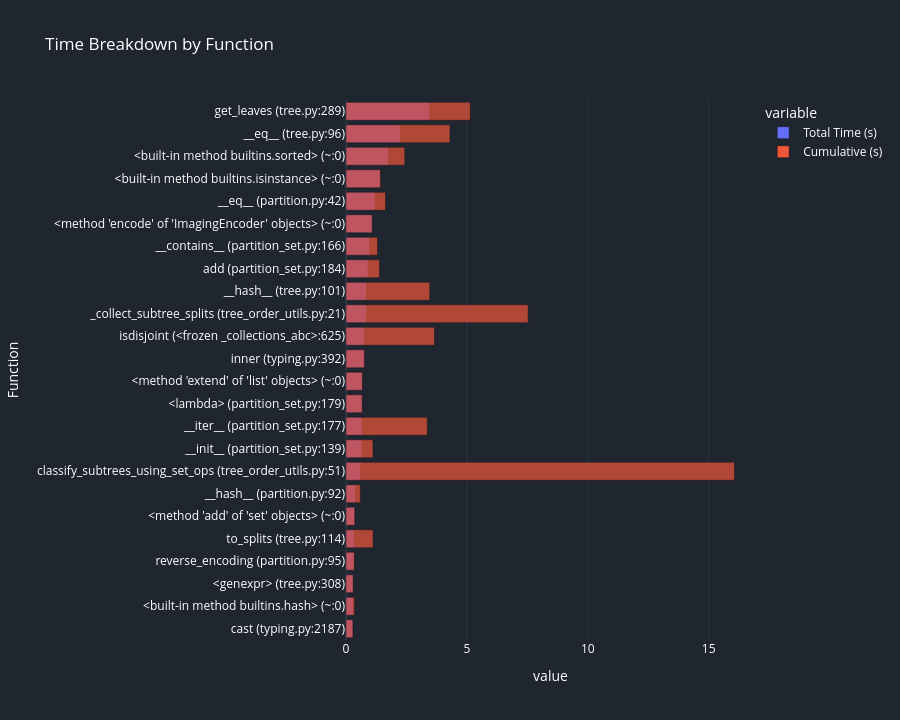
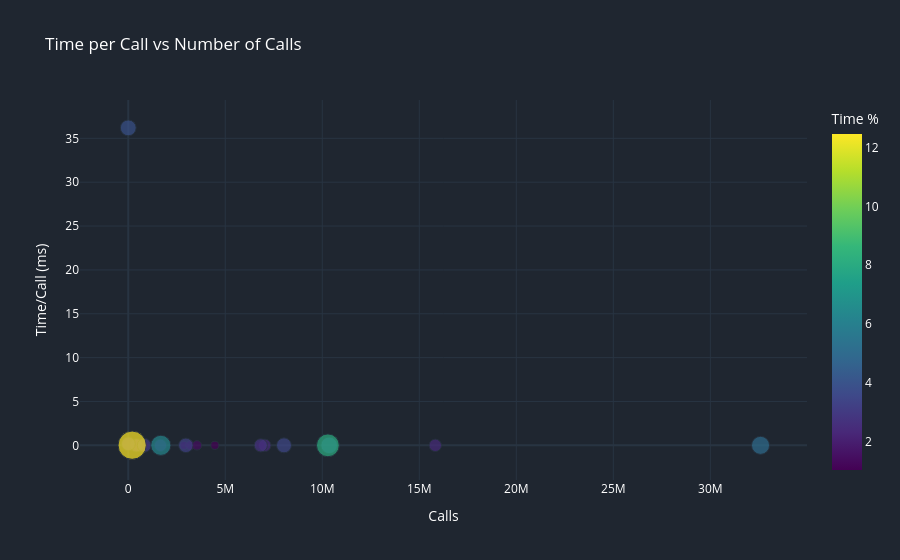
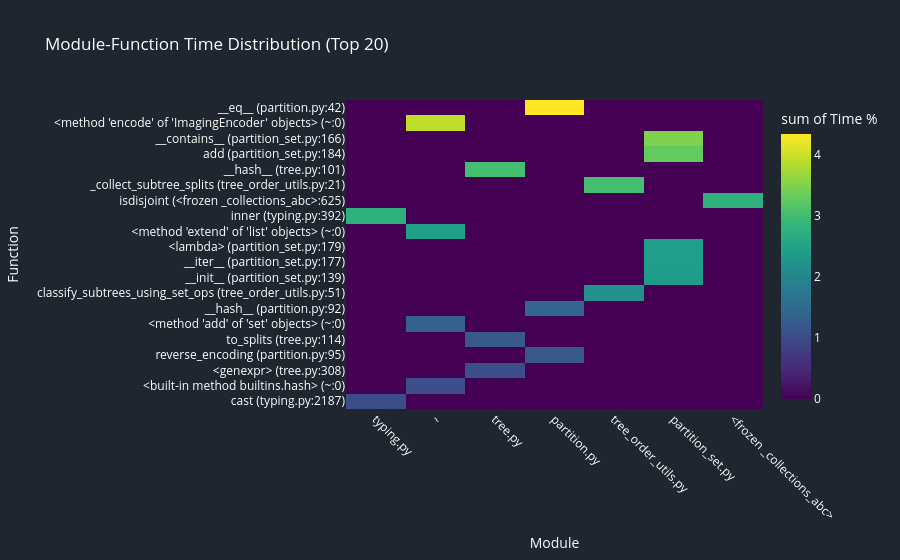

Notebook source saved alongside these figures, in order:
### Code cell
%load_ext autoreload
%autoreload 2

profile_and_visualize(
    "./../data/output_norovirus_window_size_200_20/best_trees.newick",
)

### Figure 1 — Plotly figure (JSON) as saved in the notebook; plotly's stock layout.template omitted (floating-point values rounded to 4 significant figures)
{"data": [{"alignmentgroup": "True", "hovertemplate": "variable=Total Time (s)<br>value=%{x}<br>Function=%{y}<extra></extra>", "legendgroup": "Total Time (s)", "marker": {"color": "#636efa", "opacity": 0.7, "pattern": {"shape": ""}}, "name": "Total Time (s)", "offsetgroup": "Total Time (s)", "orientation": "h", "showlegend": true, "textposition": "auto", "type": "bar", "x": [0.2864, 0.2912, 0.2974, 0.3269, 0.3379, 0.3627, 0.3918, 0.6043, 0.6594, 0.6683, 0.669, 0.6772, 0.7611, 0.7671, 0.84, 0.8421, 0.9102, 0.9666, 1.086, 1.202, 1.411, 1.755, 2.243, 3.447], "xaxis": "x", "y": ["cast (typing.py:2187)", "<built-in method builtins.hash> (~:0)", "<genexpr> (tree.py:308)", "reverse_encoding (partition.py:95)", "to_splits (tree.py:114)", "<method 'add' of 'set' objects> (~:0)", "__hash__ (partition.py:92)", "classify_subtrees_using_set_ops (tree_order_utils.py:51)", "__init__ (partition_set.py:139)", "__iter__ (partition_set.py:177)", "<lambda> (partition_set.py:179)", "<method 'extend' of 'list' objects> (~:0)", "inner (typing.py:392)", "isdisjoint (<frozen _collections_abc>:625)", "_collect_subtree_splits (tree_order_utils.py:21)", "__hash__ (tree.py:101)", "add (partition_set.py:184)", "__contains__ (partition_set.py:166)", "<method 'encode' of 'ImagingEncoder' objects> (~:0)", "__eq__ (partition.py:42)", "<built-in method builtins.isinstance> (~:0)", "<built-in method builtins.sorted> (~:0)", "__eq__ (tree.py:96)", "get_leaves (tree.py:289)"], "yaxis": "y"}, {"alignmentgroup": "True", "hovertemplate": "variable=Cumulative (s)<br>value=%{x}<br>Function=%{y}<extra></extra>", "legendgroup": "Cumulative (s)", "marker": {"color": "#EF553B", "opacity": 0.7, "pattern": {"shape": ""}}, "name": "Cumulative (s)", "offsetgroup": "Cumulative (s)", "orientation": "h", "showlegend": true, "textposition": "auto", "type": "bar", "x": [0.2864, 0.3492, 0.2975, 0.3474, 1.12, 0.3627, 0.597, 16.07, 1.118, 3.363, 0.6704, 0.6772, 0.7613, 3.661, 7.533, 3.465, 1.387, 1.304, 1.086, 1.635, 1.43, 2.43, 4.302, 5.142], "xaxis": "x", "y": ["cast (typing.py:2187)", "<built-in method builtins.hash> (~:0)", "<genexpr> (tree.py:308)", "reverse_encoding (partition.py:95)", "to_splits (tree.py:114)", "<method 'add' of 'set' objects> (~:0)", "__hash__ (partition.py:92)", "classify_subtrees_using_set_ops (tree_order_utils.py:51)", "__init__ (partition_set.py:139)", "__iter__ (partition_set.py:177)", "<lambda> (partition_set.py:179)", "<method 'extend' of 'list' objects> (~:0)", "inner (typing.py:392)", "isdisjoint (<frozen _collections_abc>:625)", "_collect_subtree_splits (tree_order_utils.py:21)", "__hash__ (tree.py:101)", "add (partition_set.py:184)", "__contains__ (partition_set.py:166)", "<method 'encode' of 'ImagingEncoder' objects> (~:0)", "__eq__ (partition.py:42)", "<built-in method builtins.isinstance> (~:0)", "<built-in method builtins.sorted> (~:0)", "__eq__ (tree.py:96)", "get_leaves (tree.py:289)"], "yaxis": "y"}], "layout": {"barmode": "overlay", "font": {"color": "#ffffff"}, "height": 720, "legend": {"title": {"text": "variable"}, "tracegroupgap": 0}, "paper_bgcolor": "#1f2630", "plot_bgcolor": "#1f2630", "title": {"text": "Time Breakdown by Function"}, "xaxis": {"anchor": "y", "domain": [0, 1], "title": {"text": "value"}}, "yaxis": {"anchor": "x", "domain": [0, 1], "title": {"text": "Function"}}}}

### Figure 2 — Plotly figure (JSON) as saved in the notebook; plotly's stock layout.template omitted (floating-point values rounded to 4 significant figures)
{"data": [{"customdata": [["cast (typing.py:2187)"], ["<built-in method builtins.hash> (~:0)"], ["<genexpr> (tree.py:308)"], ["reverse_encoding (partition.py:95)"], ["to_splits (tree.py:114)"], ["<method 'add' of 'set' objects> (~:0)"], ["__hash__ (partition.py:92)"], ["classify_subtrees_using_set_ops (tree_order_utils.py:51)"], ["__init__ (partition_set.py:139)"], ["__iter__ (partition_set.py:177)"], ["<lambda> (partition_set.py:179)"], ["<method 'extend' of 'list' objects> (~:0)"], ["inner (typing.py:392)"], ["isdisjoint (<frozen _collections_abc>:625)"], ["_collect_subtree_splits (tree_order_utils.py:21)"], ["__hash__ (tree.py:101)"], ["add (partition_set.py:184)"], ["__contains__ (partition_set.py:166)"], ["<method 'encode' of 'ImagingEncoder' objects> (~:0)"], ["__eq__ (partition.py:42)"], ["<built-in method builtins.isinstance> (~:0)"], ["<built-in method builtins.sorted> (~:0)"], ["__eq__ (tree.py:96)"], ["get_leaves (tree.py:289)"]], "hovertemplate": "Calls=%{x}<br>Time/Call (ms)=%{y}<br>Total Time (s)=%{marker.size}<br>Function=%{customdata[0]}<br>Time %=%{marker.color}<extra></extra>", "legendgroup": "", "marker": {"color": [1.036, 1.053, 1.076, 1.182, 1.222, 1.312, 1.417, 2.185, 2.384, 2.417, 2.419, 2.449, 2.752, 2.774, 3.038, 3.045, 3.291, 3.495, 3.926, 4.347, 5.104, 6.347, 8.11, 12.46], "coloraxis": "coloraxis", "size": [0.2864, 0.2912, 0.2974, 0.3269, 0.3379, 0.3627, 0.3918, 0.6043, 0.6594, 0.6683, 0.669, 0.6772, 0.7611, 0.7671, 0.84, 0.8421, 0.9102, 0.9666, 1.086, 1.202, 1.411, 1.755, 2.243, 3.447], "sizemode": "area", "sizeref": 0.008616, "symbol": "circle"}, "mode": "markers", "name": "", "orientation": "v", "showlegend": false, "type": "scatter", "x": [6829400, 4462619, 2873376, 253810, 837655, 3194054, 3544774, 4785, 511200, 1661775, 15825092, 7035529, 6828196, 411510, 4785, 827077, 2967801, 8027323, 30, 10355481, 32587346, 1679307, 10289237, 201639], "xaxis": "x", "y": [4.193e-05, 6.525e-05, 0.0001035, 0.001288, 0.0004034, 0.0001135, 0.0001105, 0.1263, 0.00129, 0.0004022, 4.228e-05, 9.626e-05, 0.0001115, 0.001864, 0.1756, 0.001018, 0.0003067, 0.0001204, 36.19, 0.0001161, 4.331e-05, 0.001045, 0.000218, 0.01709], "yaxis": "y"}], "layout": {"coloraxis": {"colorbar": {"title": {"text": "Time %"}}, "colorscale": [[0, "#440154"], [0.1111, "#482878"], [0.2222, "#3e4989"], [0.3333, "#31688e"], [0.4444, "#26828e"], [0.5556, "#1f9e89"], [0.6667, "#35b779"], [0.7778, "#6ece58"], [0.8889, "#b5de2b"], [1, "#fde725"]]}, "font": {"color": "#ffffff"}, "legend": {"itemsizing": "constant", "tracegroupgap": 0}, "paper_bgcolor": "#1f2630", "plot_bgcolor": "#1f2630", "title": {"text": "Time per Call vs Number of Calls"}, "xaxis": {"anchor": "y", "domain": [0, 1], "title": {"text": "Calls"}}, "yaxis": {"anchor": "x", "domain": [0, 1], "title": {"text": "Time/Call (ms)"}}}}

### Figure 3 — Plotly figure (JSON) as saved in the notebook; plotly's stock layout.template omitted (floating-point values rounded to 4 significant figures)
{"data": [{"coloraxis": "coloraxis", "histfunc": "sum", "hovertemplate": "Module=%{x}<br>Function=%{y}<br>sum of Time %=%{z}<extra></extra>", "name": "", "type": "histogram2d", "x": ["typing.py", "~", "tree.py", "partition.py", "tree.py", "~", "partition.py", "tree_order_utils.py", "partition_set.py", "partition_set.py", "partition_set.py", "~", "typing.py", "<frozen _collections_abc>", "tree_order_utils.py", "tree.py", "partition_set.py", "partition_set.py", "~", "partition.py"], "xaxis": "x", "xbingroup": "x", "y": ["cast (typing.py:2187)", "<built-in method builtins.hash> (~:0)", "<genexpr> (tree.py:308)", "reverse_encoding (partition.py:95)", "to_splits (tree.py:114)", "<method 'add' of 'set' objects> (~:0)", "__hash__ (partition.py:92)", "classify_subtrees_using_set_ops (tree_order_utils.py:51)", "__init__ (partition_set.py:139)", "__iter__ (partition_set.py:177)", "<lambda> (partition_set.py:179)", "<method 'extend' of 'list' objects> (~:0)", "inner (typing.py:392)", "isdisjoint (<frozen _collections_abc>:625)", "_collect_subtree_splits (tree_order_utils.py:21)", "__hash__ (tree.py:101)", "add (partition_set.py:184)", "__contains__ (partition_set.py:166)", "<method 'encode' of 'ImagingEncoder' objects> (~:0)", "__eq__ (partition.py:42)"], "yaxis": "y", "ybingroup": "y", "z": [1.036, 1.053, 1.076, 1.182, 1.222, 1.312, 1.417, 2.185, 2.384, 2.417, 2.419, 2.449, 2.752, 2.774, 3.038, 3.045, 3.291, 3.495, 3.926, 4.347]}], "layout": {"coloraxis": {"colorbar": {"title": {"text": "sum of Time %"}}, "colorscale": [[0, "#440154"], [0.1111, "#482878"], [0.2222, "#3e4989"], [0.3333, "#31688e"], [0.4444, "#26828e"], [0.5556, "#1f9e89"], [0.6667, "#35b779"], [0.7778, "#6ece58"], [0.8889, "#b5de2b"], [1, "#fde725"]]}, "font": {"color": "#ffffff"}, "legend": {"tracegroupgap": 0}, "paper_bgcolor": "#1f2630", "plot_bgcolor": "#1f2630", "title": {"text": "Module-Function Time Distribution (Top 20)"}, "xaxis": {"anchor": "y", "domain": [0, 1], "tickangle": 45, "title": {"text": "Module"}}, "yaxis": {"anchor": "x", "domain": [0, 1], "title": {"text": "Function"}}}}
